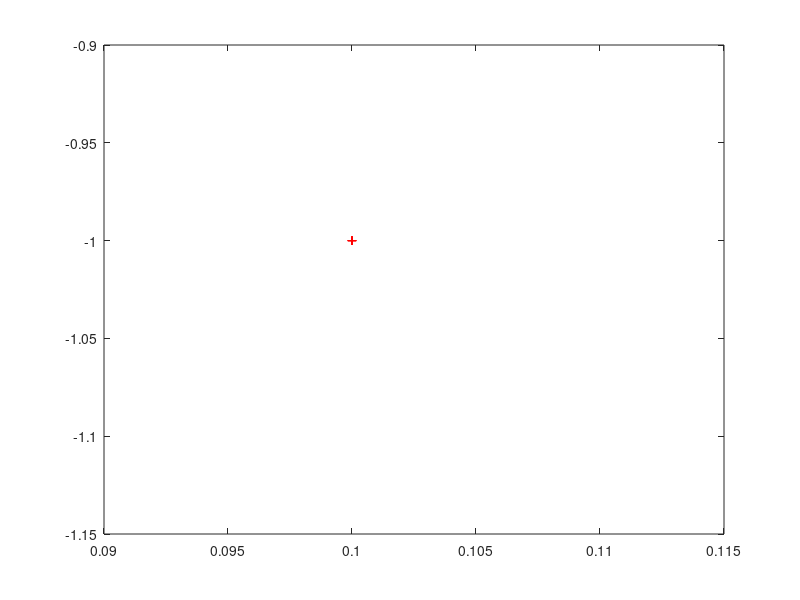
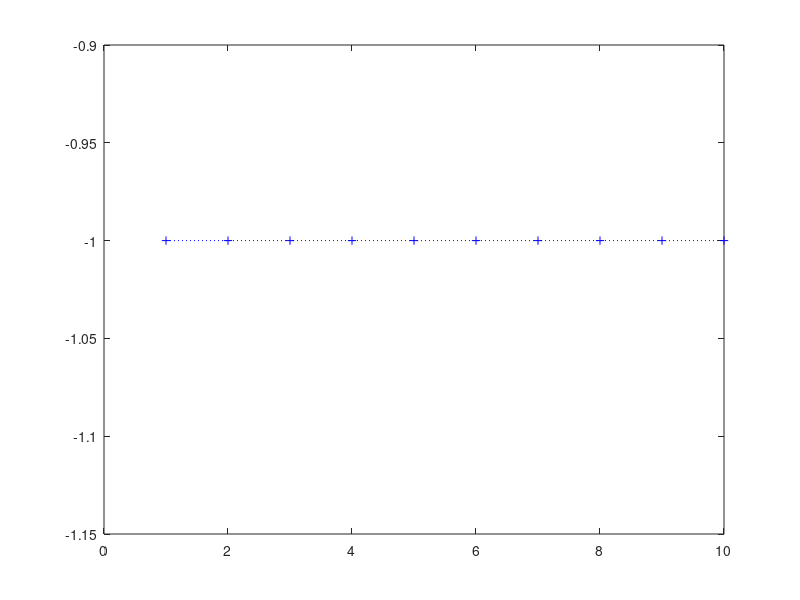

MATLAB code for these plots, in order:
%function CV=randwalk(m,n)
ps =[];
mean = [];
var = [];
CV =[];
for i=1:10

p=i*0.1;

%initialize parameters
m=30; %#exc states
n=10; %# inh states
p= 0.1 %probability of going on step up = probabiliy that EPSP arrives
q=1-p; %probability of going on step down = probabiliy that IPSP arrives

%transition matrix
P = diag(q*ones(m+n,1),1) + diag(p*ones(m+n,1),-1); P(1,:) = 0; P(1,1) = 1; P(end,end)=q;

%calculate mean, variance and CV of number of steps to reach threshold with canonical form of P
Q=P(2:m+n+1,2:m+n+1)
I=eye(size(Q));
N=inv(I-Q);

%meanvector=N * ones(m+n,1);
meanvector=sum(N,2)
means(i)=meanvector(m)
%means(i)=sum(N(m,:))

varvector= (2*N-I)* meanvector - meanvector.^2;
vars(i)=varvector(m);

CV(i)= ((vars(i))^0.5)/means(i);
ps(i) = p;
end

plot(ps,CV,'r+:')
figure; plot(CV,'b+:')
